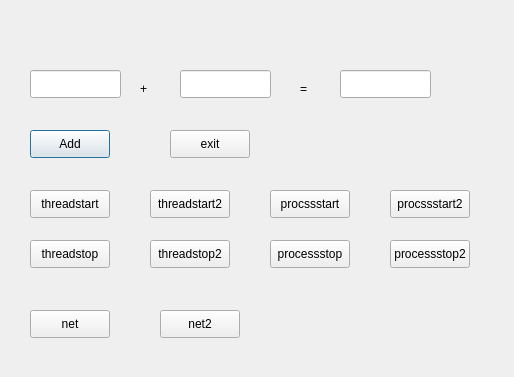
<ui version="4.0" >
 <class>Qt1</class>
 <widget class="QDialog" name="Qt1" >
  <property name="geometry" >
   <rect>
    <x>0</x>
    <y>0</y>
    <width>514</width>
    <height>377</height>
   </rect>
  </property>
  <property name="windowTitle" >
   <string>Dialog</string>
  </property>
  <widget class="QPushButton" name="pbOK" >
   <property name="geometry" >
    <rect>
     <x>30</x>
     <y>130</y>
     <width>80</width>
     <height>28</height>
    </rect>
   </property>
   <property name="text" >
    <string>Add</string>
   </property>
  </widget>
  <widget class="QPushButton" name="pbExit" >
   <property name="geometry" >
    <rect>
     <x>170</x>
     <y>130</y>
     <width>80</width>
     <height>28</height>
    </rect>
   </property>
   <property name="text" >
    <string>exit</string>
   </property>
  </widget>
  <widget class="QLineEdit" name="le1" >
   <property name="geometry" >
    <rect>
     <x>30</x>
     <y>70</y>
     <width>91</width>
     <height>28</height>
    </rect>
   </property>
  </widget>
  <widget class="QLineEdit" name="le2" >
   <property name="geometry" >
    <rect>
     <x>180</x>
     <y>70</y>
     <width>91</width>
     <height>28</height>
    </rect>
   </property>
  </widget>
  <widget class="QLineEdit" name="leRes" >
   <property name="geometry" >
    <rect>
     <x>340</x>
     <y>70</y>
     <width>91</width>
     <height>28</height>
    </rect>
   </property>
  </widget>
  <widget class="QLabel" name="label" >
   <property name="geometry" >
    <rect>
     <x>140</x>
     <y>80</y>
     <width>41</width>
     <height>18</height>
    </rect>
   </property>
   <property name="text" >
    <string>+</string>
   </property>
  </widget>
  <widget class="QLabel" name="label_2" >
   <property name="geometry" >
    <rect>
     <x>300</x>
     <y>80</y>
     <width>31</width>
     <height>18</height>
    </rect>
   </property>
   <property name="text" >
    <string>=</string>
   </property>
  </widget>
  <widget class="QPushButton" name="pbthstart" >
   <property name="geometry" >
    <rect>
     <x>30</x>
     <y>190</y>
     <width>80</width>
     <height>28</height>
    </rect>
   </property>
   <property name="text" >
    <string>threadstart</string>
   </property>
  </widget>
  <widget class="QPushButton" name="pbthstop" >
   <property name="geometry" >
    <rect>
     <x>30</x>
     <y>240</y>
     <width>80</width>
     <height>28</height>
    </rect>
   </property>
   <property name="text" >
    <string>threadstop</string>
   </property>
  </widget>
  <widget class="QPushButton" name="pbthstart2" >
   <property name="geometry" >
    <rect>
     <x>150</x>
     <y>190</y>
     <width>80</width>
     <height>28</height>
    </rect>
   </property>
   <property name="text" >
    <string>threadstart2</string>
   </property>
  </widget>
  <widget class="QPushButton" name="pbthstop2" >
   <property name="geometry" >
    <rect>
     <x>150</x>
     <y>240</y>
     <width>80</width>
     <height>28</height>
    </rect>
   </property>
   <property name="text" >
    <string>threadstop2</string>
   </property>
  </widget>
  <widget class="QPushButton" name="pbprstart" >
   <property name="geometry" >
    <rect>
     <x>270</x>
     <y>190</y>
     <width>80</width>
     <height>28</height>
    </rect>
   </property>
   <property name="text" >
    <string>procssstart</string>
   </property>
  </widget>
  <widget class="QPushButton" name="pbprstop" >
   <property name="geometry" >
    <rect>
     <x>270</x>
     <y>240</y>
     <width>80</width>
     <height>28</height>
    </rect>
   </property>
   <property name="text" >
    <string>processstop</string>
   </property>
  </widget>
  <widget class="QPushButton" name="pbprstart2" >
   <property name="geometry" >
    <rect>
     <x>390</x>
     <y>190</y>
     <width>80</width>
     <height>28</height>
    </rect>
   </property>
   <property name="text" >
    <string>procssstart2</string>
   </property>
  </widget>
  <widget class="QPushButton" name="pbprstop2" >
   <property name="geometry" >
    <rect>
     <x>390</x>
     <y>240</y>
     <width>80</width>
     <height>28</height>
    </rect>
   </property>
   <property name="text" >
    <string>processstop2</string>
   </property>
  </widget>
  <widget class="QPushButton" name="pbNet" >
   <property name="geometry" >
    <rect>
     <x>30</x>
     <y>310</y>
     <width>80</width>
     <height>28</height>
    </rect>
   </property>
   <property name="text" >
    <string>net</string>
   </property>
  </widget>
  <widget class="QPushButton" name="pbNet2" >
   <property name="geometry" >
    <rect>
     <x>160</x>
     <y>310</y>
     <width>80</width>
     <height>28</height>
    </rect>
   </property>
   <property name="text" >
    <string>net2</string>
   </property>
  </widget>
 </widget>
 <resources/>
 <connections/>
</ui>
